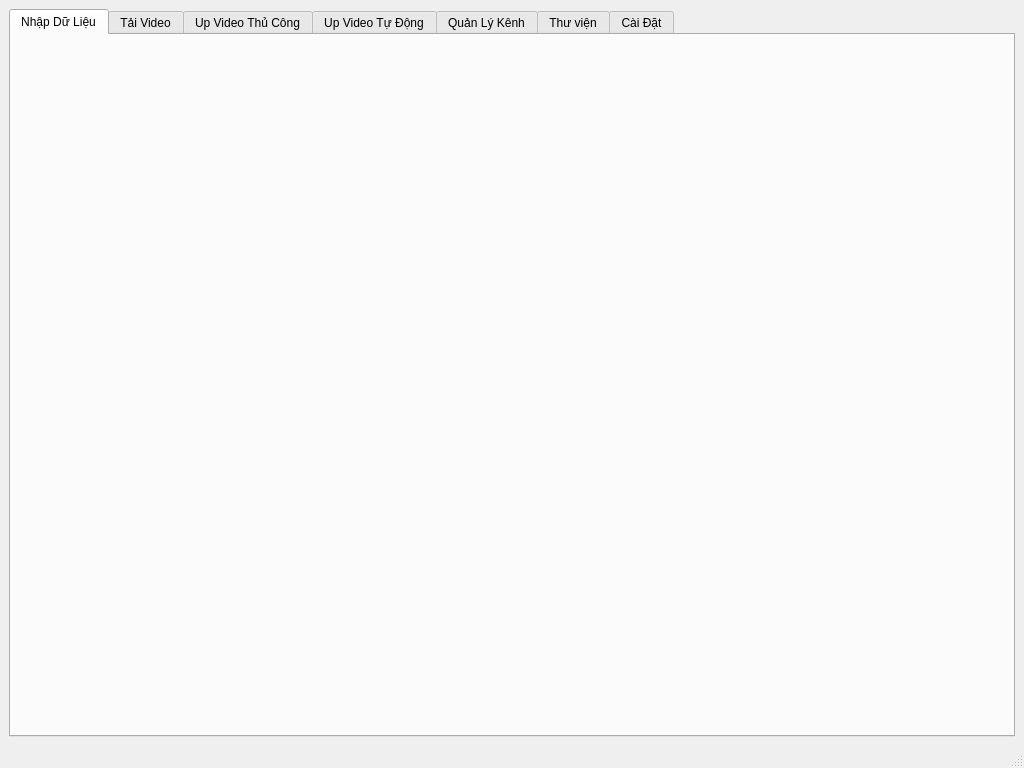
<?xml version="1.0" encoding="UTF-8"?>
<!-- Phiên bản: 2.2 (Tích hợp Tab Cài đặt) -->
<!-- Vị trí: /ui/mainwindow.ui -->
<ui version="4.0">
 <class>MainWindow</class>
 <widget class="QMainWindow" name="MainWindow">
  <property name="geometry">
   <rect>
    <x>0</x>
    <y>0</y>
    <width>1024</width>
    <height>768</height>
   </rect>
  </property>
  <property name="windowTitle">
   <string>Re-up Tool</string>
  </property>
  <widget class="QWidget" name="centralwidget">
   <layout class="QVBoxLayout" name="verticalLayout">
    <item>
     <widget class="QTabWidget" name="tabWidget">
      <property name="currentIndex">
       <number>0</number>
      </property>
      <widget class="QWidget" name="tab_DataInput">
       <attribute name="title">
        <string>Nhập Dữ Liệu</string>
       </attribute>
       <layout class="QVBoxLayout" name="verticalLayout_3"/>
      </widget>
      <widget class="QWidget" name="tab_VideoDownloader">
       <attribute name="title">
        <string>Tải Video</string>
       </attribute>
       <layout class="QVBoxLayout" name="verticalLayout_4"/>
      </widget>
      <widget class="QWidget" name="tab_ManualUpload">
       <attribute name="title">
        <string>Up Video Thủ Công</string>
       </attribute>
       <layout class="QVBoxLayout" name="verticalLayout_5"/>
      </widget>
      <widget class="QWidget" name="tab_AutoUpload">
       <attribute name="title">
        <string>Up Video Tự Động</string>
       </attribute>
       <layout class="QVBoxLayout" name="verticalLayout_6"/>
      </widget>
      <widget class="QWidget" name="tab_ChannelManager">
       <attribute name="title">
        <string>Quản Lý Kênh</string>
       </attribute>
       <layout class="QVBoxLayout" name="verticalLayout_2"/>
      </widget>
      <widget class="QWidget" name="tab_Library">
       <attribute name="title">
        <string>Thư viện</string>
       </attribute>
       <layout class="QVBoxLayout" name="verticalLayout_7"/>
      </widget>
      <widget class="QWidget" name="tab_Settings">
       <attribute name="title">
        <string>Cài Đặt</string>
       </attribute>
       <layout class="QVBoxLayout" name="verticalLayout_8"/>
      </widget>
     </widget>
    </item>
   </layout>
  </widget>
  <widget class="QMenuBar" name="menubar">
   <property name="geometry">
    <rect>
     <x>0</x>
     <y>0</y>
     <width>1024</width>
     <height>25</height>
    </rect>
   </property>
  </widget>
  <widget class="QStatusBar" name="statusbar"/>
 </widget>
 <resources/>
 <connections/>
</ui>
